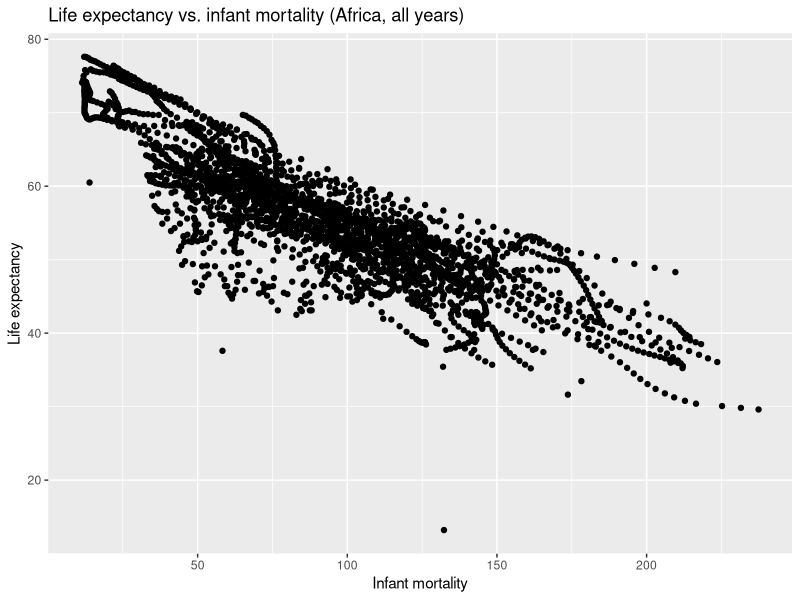
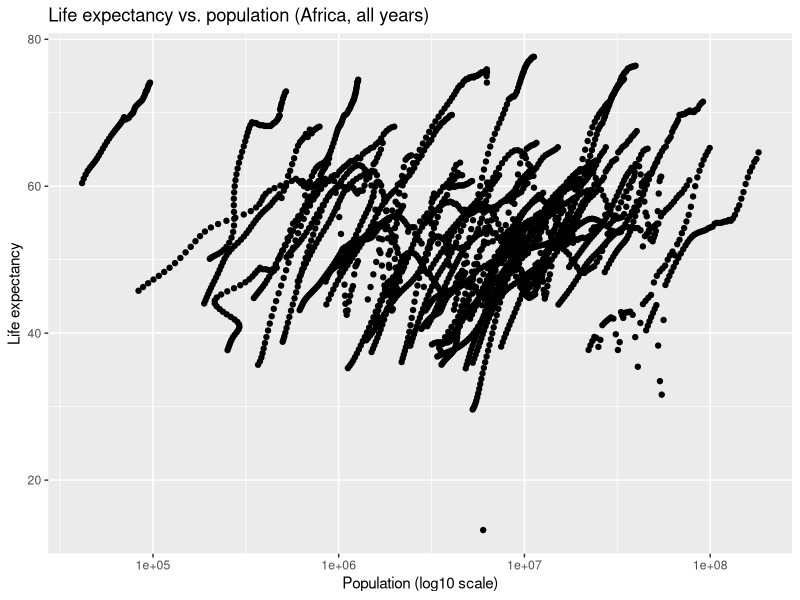
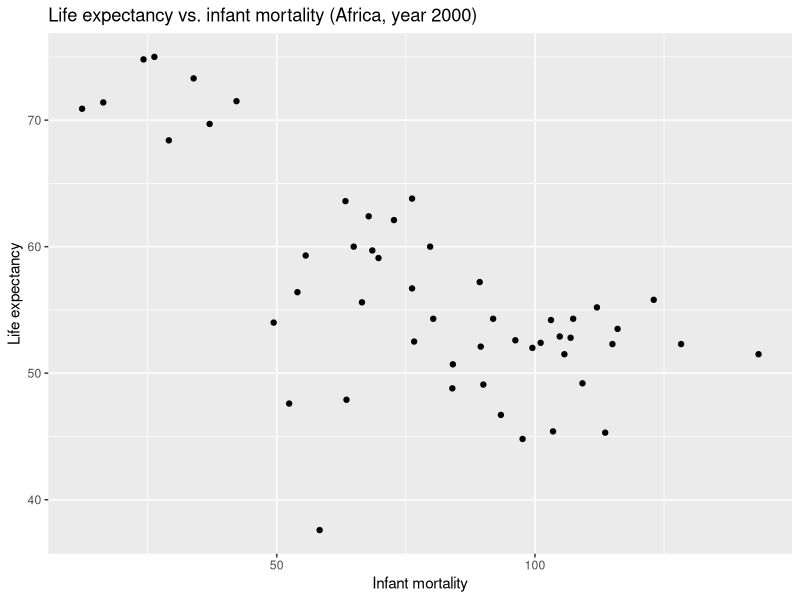
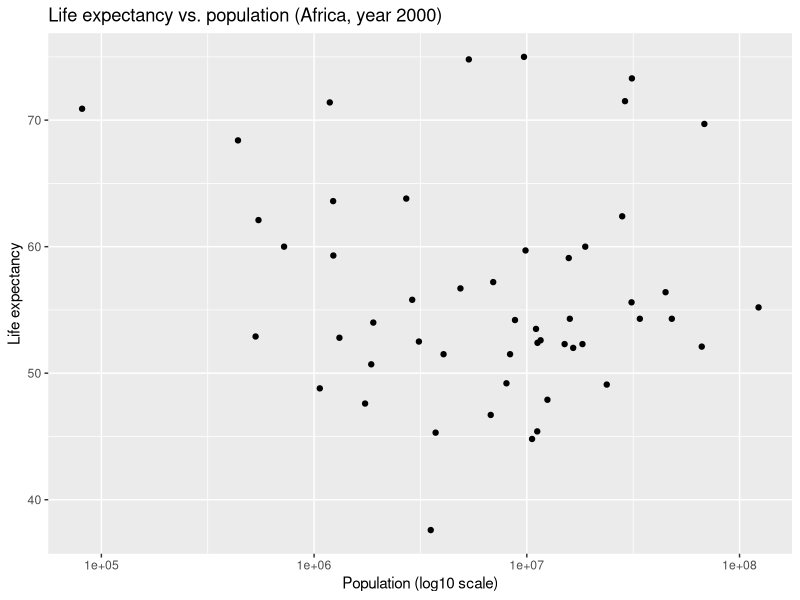
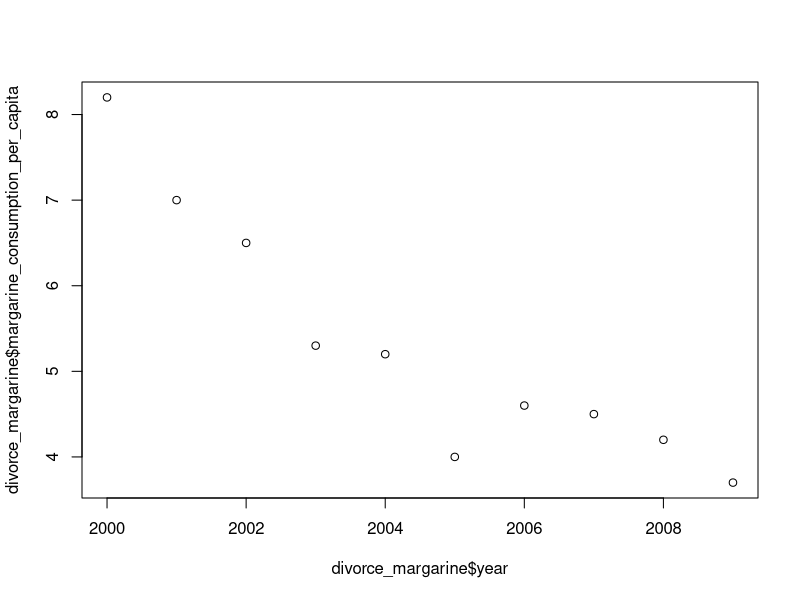
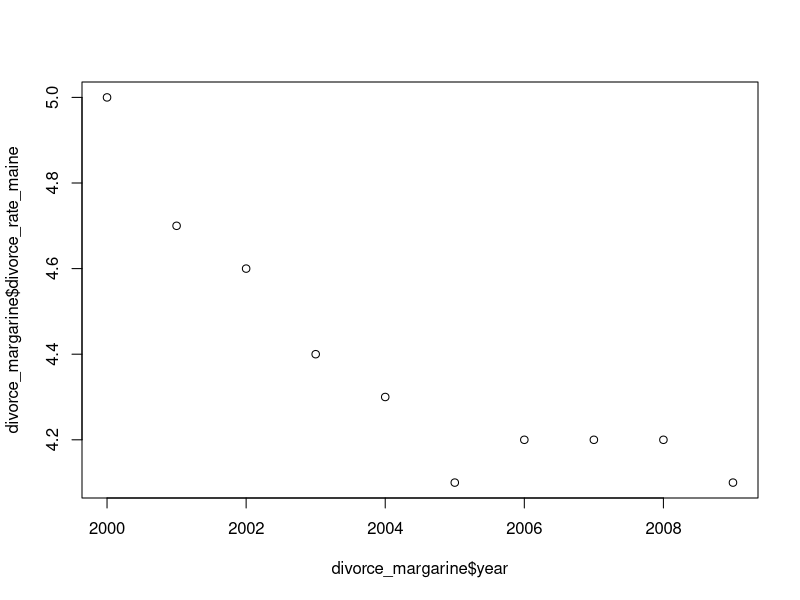
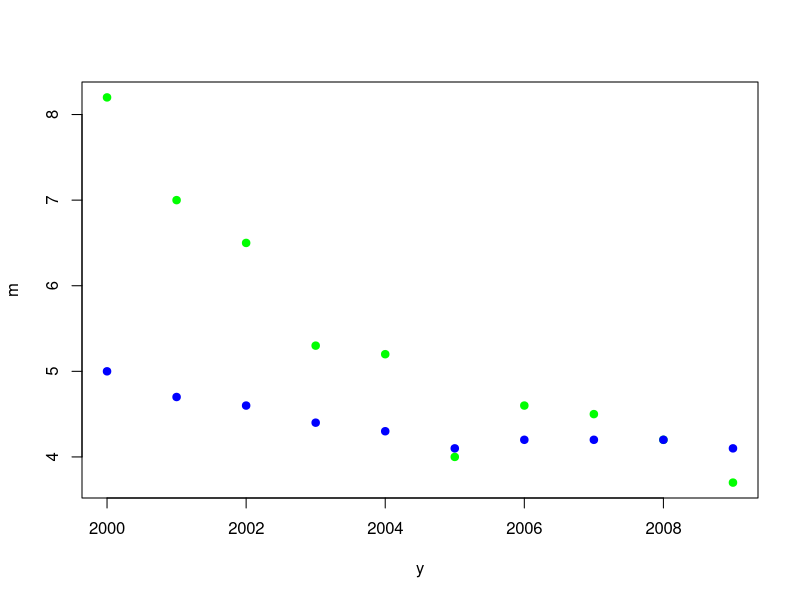

Here is the R script that generated these plots, in order:
## ---- chunk 1
if (!requireNamespace("dslabs", quietly = TRUE)) {
  install.packages("dslabs")
}

library("dslabs")
library("tidyverse")
## ---- chunk 2
# only run the next command interactively, not in a script
# help(gapminder)  
# get an overview of data structure
str(gapminder)

# get a summary of data
summary(gapminder)

# determine the type of object gapminder is
class(gapminder)
## ---- chunk 3
africadata <- gapminder %>%
  filter(continent == "Africa")

# Inspect the structure of the African dataset
str(africadata)

# Summarize the dataset to confirm the number of observations
summary(africadata)
## ---- chunk 4
# select() keeps only the specified columns infant mortality and life expectancy

africa_infant_life <- africadata %>%
  select(infant_mortality, life_expectancy)

# Examine the structure of the new dataset
str(africa_infant_life)

# Display summary statistics for the selected variables
summary(africa_infant_life)

# select() keeps only the specified columns population and life expectancy
africa_pop_life <- africadata %>%
  select(population, life_expectancy)

# Check the structure and summary of the dataset
str(africa_pop_life)

# Show summary statistics
summary(africa_pop_life)
## ---- chunk 5
# Plot life expectancy vs infant mortality
ggplot(data = africa_infant_life,
       mapping = aes(x = infant_mortality, y = life_expectancy)) +
  geom_point() +
  labs(
    title = "Life expectancy vs. infant mortality (Africa, all years)",
    x = "Infant mortality",
    y = "Life expectancy"
  )


# Plot life expectancy vs population (log scale)
ggplot(data = africa_pop_life,
       mapping = aes(x = population, y = life_expectancy)) +
  geom_point() +
  scale_x_log10() +
  labs(
    title = "Life expectancy vs. population (Africa, all years)",
    x = "Population (log10 scale)",
    y = "Life expectancy"
  )
## ---- chunk 6
# Identify years with missing infant mortality
missing_years <- africadata %>%
  filter(is.na(infant_mortality)) %>%
  distinct(year) %>%
  arrange(year)

missing_years


# Subset africadata to year 2000
africa2000 <- africadata %>%
  filter(year == 2000)

# Expected: 51 observations and 9 variables
str(africa2000)

# Summarize the dataset
summary(africa2000)

# Plot (year 2000) life expectancy vs infant mortality
ggplot(data = africa2000,
       mapping = aes(x = infant_mortality, y = life_expectancy)) +
  geom_point() +
  labs(
    title = "Life expectancy vs. infant mortality (Africa, year 2000)",
    x = "Infant mortality",
    y = "Life expectancy"
  )

  # Plot (year 2000) life expectancy vs population (log scale)
ggplot(data = africa2000,
       mapping = aes(x = population, y = life_expectancy)) +
  geom_point() +
  scale_x_log10() +
  labs(
    title = "Life expectancy vs. population (Africa, year 2000)",
    x = "Population (log10 scale)",
    y = "Life expectancy"
  )
## ---- chunk 7
# fit1: fit life expectancy as the outcome, and infant mortality as the predictor
fit1 <- lm(life_expectancy ~ infant_mortality, data = africa2000)

# Print the regression summary (coefficients, p-values, R-squared, etc.)
summary(fit1)
## ---- chunk 8
# fit2: fit life expectancy as the outcome, and population size as the predictor
fit2 <- lm(life_expectancy ~ population, data = africa2000)

# Print the regression summary (coefficients, p-values, R-squared, etc.)
summary(fit2)
## ---- chunk 9
library("dslabs")
# loads libraries for this project
# dslabs has data

str(divorce_margarine)
summary(divorce_margarine)
#gives an overview of the data

is.na(divorce_margarine)
#checks for missing data
#there is no missing data

plot(divorce_margarine$year, divorce_margarine$margarine_consumption_per_capita)
#plots the consumption of margarine in the us per capita over the years

plot(divorce_margarine$year, divorce_margarine$divorce_rate_maine)
#plots the divorce rate in main over the years
## ---- chunk 10
#these variables are long so I'm going to make them shorter
y <- divorce_margarine$year
d <- divorce_margarine$divorce_rate_maine
m <- divorce_margarine$margarine_consumption_per_capita

plot(y, m, col = "green", pch=19)
points(y, d, col = "blue", pch=19)
#plots both series on the same graph
#margarine consumption is in green
#divorce rate is in blue
## ---- chunk 11
fit <- lm(d ~ m)
summary(fit)
#this is a linear model of the divorce rate and margarine consumption
